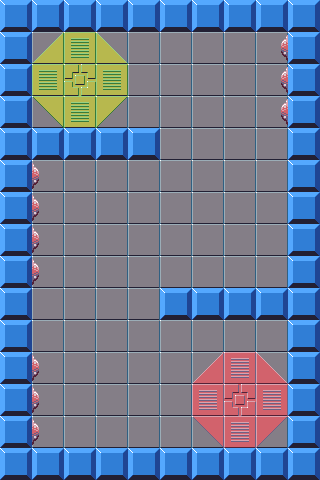

Tiled map render using the project's own tile images. Description and the map definition, with tile-layer contents summarised, below:
An orthogonal 10x15 tile map with 32x32 px tiles, 2 tile layers (background, map), 4 tilesets and 11 objects (6x StaticWall, 3x PushBumper, Ball, FinishLine).

<map version="1.0" orientation="orthogonal" width="10" height="15" tilewidth="32" tileheight="32">
 <tileset firstgid="1" name="sci-fi-platformer-tiles-0" tilewidth="32" tileheight="32">
  <image source="tiles/sci-fi-platformer-tiles-0.png" width="512" height="512" />
 </tileset>
 <tileset firstgid="257" name="sci-fi-platformer-tiles-9" tilewidth="32" tileheight="32">
  <image source="tiles/sci-fi-platformer-tiles-9.png" width="512" height="512" />
 </tileset>
 <tileset firstgid="513" name="sci-fi-platformer-tiles-8" tilewidth="32" tileheight="32">
  <image source="tiles/sci-fi-platformer-tiles-8.png" width="512" height="512" />
 </tileset>
 <tileset firstgid="769" name="sci-fi-platformer-tiles-6" tilewidth="32" tileheight="32">
  <image source="tiles/sci-fi-platformer-tiles-6.png" width="512" height="512" />
 </tileset>
 <layer name="background" width="10" height="15">
  <data>[150 cells, 150 non-empty, 1 distinct tile ids]</data>
 </layer>
 <layer name="map" width="10" height="15">
  <data>[150 cells, 82 non-empty, 15 distinct tile ids]</data>
 </layer>
 <objectgroup name="collision" width="10" height="15">
  <object name="StaticWall" x="0" y="0" width="32" height="480" />
  <object name="StaticWall" x="160" y="288" width="128" height="32" />
  <object name="StaticWall" x="288" y="0" width="32" height="448" />
  <object name="StaticWall" x="32" y="0" width="256" height="32" />
  <object name="StaticWall" x="32" y="128" width="128" height="32" />
  <object name="PushBumper" x="32" y="160" width="8" height="128" />
  <object name="PushBumper" x="280" y="32" width="8" height="96" />
  <object name="Ball" x="67" y="67" width="24" height="24">
   <ellipse />
  </object>
  <object name="FinishLine" x="215" y="374" width="48" height="48">
   <ellipse />
  </object>
  <object name="StaticWall" x="32" y="448" width="288" height="32" />
  <object name="PushBumper" x="32" y="352" width="8" height="96" />
 </objectgroup>
</map>
